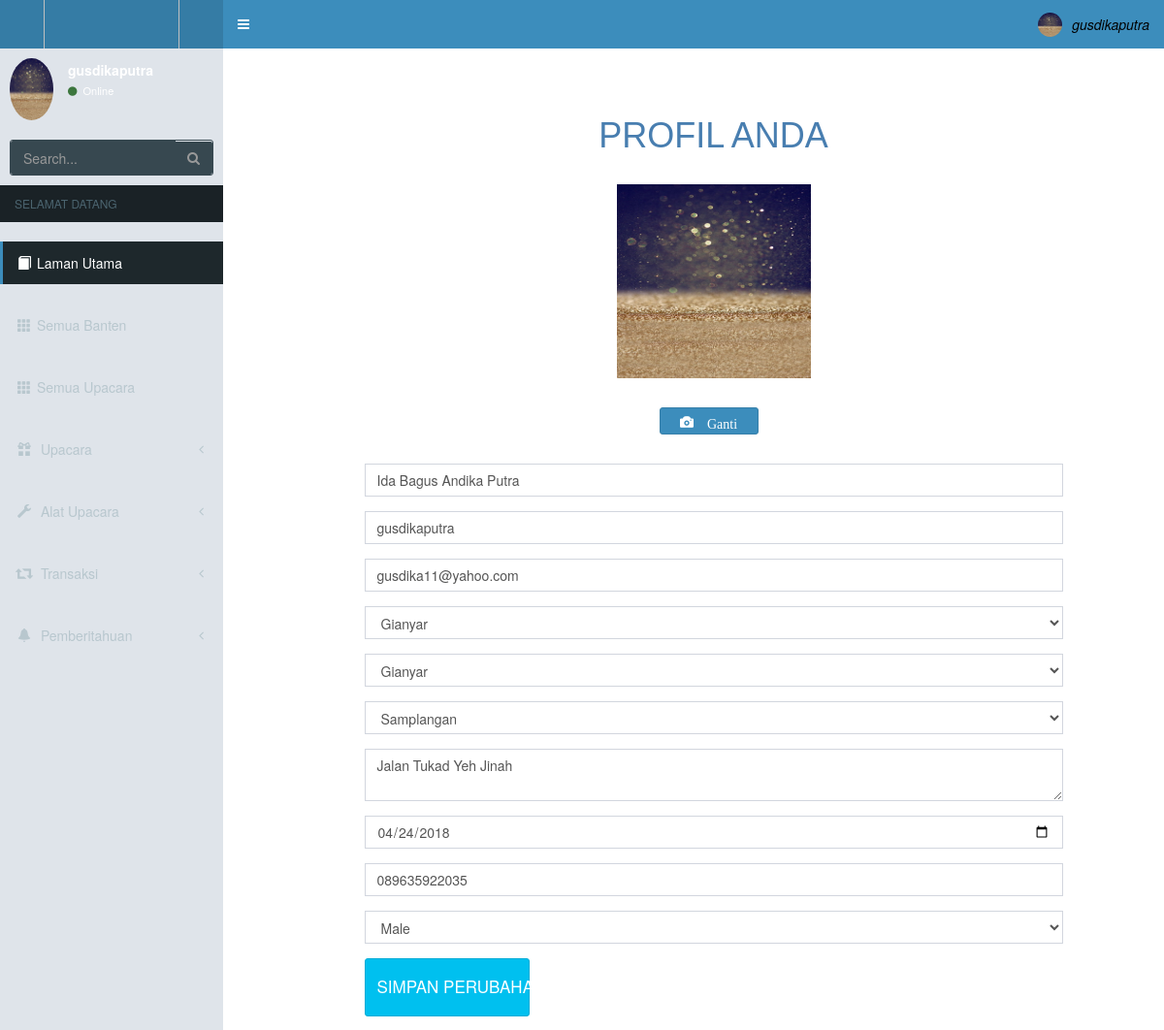
The page /user/profile.php (signed in) on the database its author committed.
### tables this page shows
CREATE TABLE `user` (
  `user_id` int(10) NOT NULL,
  `full_name` char(30) NOT NULL,
  `username` char(30) NOT NULL,
  `address` text NOT NULL,
  `village` int(20) NOT NULL,
  `region` int(20) NOT NULL,
  `kecamatan` int(20) NOT NULL,
  `path` varchar(200) NOT NULL,
  `email` varchar(60) NOT NULL,
  `password` varchar(20) NOT NULL,
  `repassword` varchar(20) NOT NULL,
  `birthday` date NOT NULL,
  `phone` varchar(20) NOT NULL,
  `gender` char(20) NOT NULL
);

CREATE TABLE `kabupaten` (
  `kab_id` int(20) NOT NULL,
  `kab_nama` char(100) NOT NULL
);

CREATE TABLE `kecamatan` (
  `kec_id` int(20) NOT NULL,
  `kec_nama` char(100) NOT NULL,
  `kab_id` int(20) NOT NULL
);

CREATE TABLE `kelurahan` (
  `kel_id` int(20) NOT NULL,
  `kel_nama` char(100) NOT NULL,
  `kec_id` int(20) NOT NULL
);

### user/profile.php (the view, shortened to what this page needs)
<?php
    include("../connect.php");
    $myusername = $_SESSION['login_user'];
    $get_user = "SELECT * FROM user WHERE username = '$myusername'";
    $result = $conn->query($get_user);
    $row = $result->fetch_assoc();
    $region = $row['region'];
    $kecamatan = $row['kecamatan'];
    $kelurahan = $row['village'];
    $getkab = "SELECT * FROM kabupaten WHERE kab_id = $region";
    $resultkab = $conn->query($getkab);
    $row2 = $resultkab->fetch_assoc();
    $kabnama = $row2['kab_nama'];
    $getkec = "SELECT * FROM kecamatan WHERE kec_id = $kecamatan";
    $resultkec = $conn->query($getkec);
    $row3 = $resultkec->fetch_assoc();
    $kecnama = $row3['kec_nama'];
    $getkel = "SELECT * FROM kelurahan WHERE kel_id = $kelurahan";
    $resultkel = $conn->query($getkel);
    $row4 = $resultkel->fetch_assoc();
    $kelnama = $row4['kel_nama'];
?>
<html>
<head>
  <link rel="stylesheet" href="../adminlte2/bower_components/bootstrap/dist/css/bootstrap.min.css">
  <link rel="stylesheet" href="../adminlte2/bower_components/font-awesome/css/font-awesome.min.css">
  <link rel="stylesheet" href="../adminlte2/dist/css/AdminLTE.min.css">
  <link rel="stylesheet" href="../adminlte2/adminlte2/dist/css/skins/_all-skins.min.css">
</head>
<body class="hold-transition skin-blue sidebar-mini">
<div class="wrapper">
  <header class="main-header" style="background-color: #487eb0; position: fixed; width: 100%;">
    <a href="../" class="logo">
      <span class="logo-lg">
        <img style="margin-top: -24px; width: 140px"; height="90px;" src="../img/logo.png">
      </span>
    </a>
    <nav class="navbar navbar-static-top">
      <a href="#" class="sidebar-toggle" data-toggle="push-menu" role="button">
      </a>
      <div class="navbar-custom-menu">
        <ul class="nav navbar-nav">
          <li class="dropdown user user-menu">
            <a href="#" class="dropdown-toggle" data-toggle="dropdown">
              <img <?php echo "src=../".$row['path']."" ?> class="user-image" alt="User Image">
              <span class="hidden-xs" style="color: black"><i><?php echo $myusername ?></i></span>
            </a>
          </li>
        </ul>
      </div>
    </nav>
  </header>
  <aside class="main-sidebar" style="background-color: rgb(223, 228, 234); position : fixed">
    <section class="sidebar">
      <div class="user-panel">
        <div class="pull-left image">
          <img <?php echo "src=../".$row['path']."" ?> class="img-circle" alt="User Image">
        </div>
        <div class="pull-left info">
          <p><?php echo $myusername ?></p>
          <a href="#"><i class="fa fa-circle text-success"></i> Online</a>
        </div>
      </div>
      <form action="../search/search.php" method="GET" class="sidebar-form">
        <div class="input-group">
          <input type="text" name="key" class="form-control" placeholder="Search...">
          <span class="input-group-btn">
                <button style="height:34px;" type="submit" name="search" id="search-btn" class="btn btn-flat"><i class="fa fa-search"></i>
                </button>
              </span>
        </div>
      </form>
      <div class="sidenu">
      <ul class="sidebar-menu" data-widget="tree">
        <li class="header">SELAMAT DATANG</li>
        <li style="margin-top: 20px;" class="active treeview">
          <a href="#" class="dashboard">
            <i class="glyphicon glyphicon-book"></i><span>Laman Utama</span>
          </a>
        </li>
        <li style="margin-top: 20px;">
          <a href="index.php" class="dashboard">
            <i class="glyphicon glyphicon-th"></i><span>Semua Banten</span>
          </a>
        </li>
        <li style="margin-top: 20px;">
          <a href="allup.php" class="dashboard">
            <i class="glyphicon glyphicon-th"></i><span>Semua Upacara</span>
          </a>
        </li>
        <li style="margin-top: 20px;" class="treeview">
          <a href="#">
            <i class="glyphicon glyphicon-gift"></i>
            <span>Upacara</span>
            <span class="pull-right-container">
              <i class="fa fa-angle-left pull-right"></i>
            </span>
          </a>
        </li>
        <li style="margin-top: 20px;" class="treeview">
          <a href="#">
            <i class="glyphicon glyphicon-wrench"></i>
            <span>Alat Upacara</span>
            <span class="pull-right-container">
              <i class="fa fa-angle-left pull-right"></i>
            </span>
          </a>
        </li>
        <li style="margin-top: 20px;" class="treeview">
          <a href="#">
            <i class="glyphicon glyphicon-retweet"></i> <span>Transaksi</span>
            <span class="pull-right-container">
              <i class="fa fa-angle-left pull-right"></i>
            </span>
          </a>
        </li>
        <li style="margin-top: 20px;" class="treeview">
          <a href="#">
            <i class="glyphicon glyphicon-bell"></i> <span>Pemberitahuan</span>
            <span class="pull-right-container">
              <i class="fa fa-angle-left pull-right"></i>
            </span>
          </a>
        </li>
      </ul>
    </div>
    </section>
  </aside>
  <div class="content-wrapper" style="background-color: white">
      <div style="margin-left: 15%; margin-right: 5%; height: 100%;" class="isi">
        <div style="margin-top:100px; position: absolute; width: 100%" class="tampil">
          <div class="profil" style="width: 60%">
          <h1 style="text-align: center; color: #487eb0;">PROFIL ANDA</h1><br>
                <form method="POST" action="update_profile.php" enctype="multipart/form-data">
                  <div class="imagepro" style="display: flex;">
                    <div class="1" style="flex: 4"></div>
                    <div class="1" style="flex: 4"></div>
                    <div class="image" style="flex: 4">
                      <img style="width: 200px; height: 200px" id="uploadPreview" <?php echo "src=../".$row['path']. "" ?> id="image">
                    </div>
                    <div class="1" style="flex: 4"></div>
                    <div class="1" style="flex: 4"></div>
                  </div><br>
                  <div class="flex" style="display: flex;">
                      <div class="1" style="flex: 4"></div>
                      <div class="1" style="flex: 4"></div>
                      <div class="fileUpload btn btn-primary" style="margin-left: 0px; flex: 2; width: 35px;">
                          <span class="glyphicon glyphicon-camera" style=""> Ganti</span>
                      </div>
                      <div class="1" style="flex: 4"></div>
                      <div class="1" style="flex: 4"></div>
                  </div><br>
                    <div class="form-group">
                        <input type="text" name="full_name" id="full_name" class="form-control" value="<?php echo $row['full_name'] ?>" placeholder="Nama sesuai KTP " required autocomplete="off">
                    </div>
                    <div class="form-group">
                        <input type="text" name="username" id="username" class="form-control" value="<?php echo $row['username'] ?>" placeholder="Username " required autocomplete="off">
                    </div>
                    <div class="form-group">
                        <input type="email" name="email" id="email" class="form-control" value="<?php echo $row['email'] ?>" placeholder="E-mail " required autocomplete="off">
                    </div>
                    <div class="form-group">
                        <select class="form-control" value="value="<?php echo $kabnama; ?>" name="region" id="region" required autocomplete="off">
                            <option value="<?php echo $row['region'] ?>" selected><?php echo $kabnama; ?></option>
                        </select>
                    </div>
                    <div class="form-group">
                        <select class="form-control" name="kecamatan" id="kecamatan" required autocomplete="off">
                            <option value="<?php echo $row['kecamatan'] ?>" selected><?php echo $kecnama; ?></option>
                        </select>
                    </div>
                    <div class="form-group">
                        <select class="form-control" name="village" id="village" required autocomplete="off">
                            <option value="<?php echo $row['village'] ?>" selected><?php echo $kelnama; ?></option>
                        </select>
                    </div>
                    <div class="form-group">
                        <textarea type="text" name="address" id="address" class="form-control" placeholder="Specific Address " required autocomplete="off"><?php echo $row['address'] ?></textarea>
                    </div>
                    <div class="form-group">
                        <input type="date" name="birth" id="birth" class="form-control" value="<?php echo $row['birthday'] ?>" placeholder="Birth Day " required autocomplete="off">
                    </div>
                    <div class="form-group">
                        <input type="text" name="phone" id="phone" class="form-control" value="<?php echo $row['phone'] ?>" placeholder="Active Phone Number " required autocomplete="off">
                    </div>
                    <div class="form-group">
                        <select class="form-control" value="<?php echo $row['gender'] ?>" name="gender" id="gender" required autocomplete="off">
                            <option value="<?php echo $row['gender'] ?>">Male</option>
                        </select>
                    </div>
                    <div id="pilihan" style="display: flex;">
                        <div id="tombol" style="flex: 2;">
                            <button type="submit" style="width: 170px; height: 60px; font-size: 17px;" class="btn btn-info">SIMPAN PERUBAHAN </button>
                        </div>
                        <div id="aref" style="flex: 2;">
                        </div>
                    </div>
                </form>
              </div>
        </div>
      </div>
  </div>
</div>
</body>
</html>

### user/profile.php (style rules this page uses)
.fileUpload { position: relative; overflow: hidden; margin: 10px; }

### rows shown on the page
user: path (picture), full_name "Ida Bagus Andika Putra", username "gusdikaputra", email "gusdika11@yahoo.com", address "Jalan Tukad Yeh Jinah", birth "04/24/2018", phone "089635922035", gender "Male"
kabupaten: region "Gianyar"
kecamatan: kecamatan "Gianyar"
kelurahan: village "Samplangan"

### other values the page prints
$myusername "gusdikaputra"
